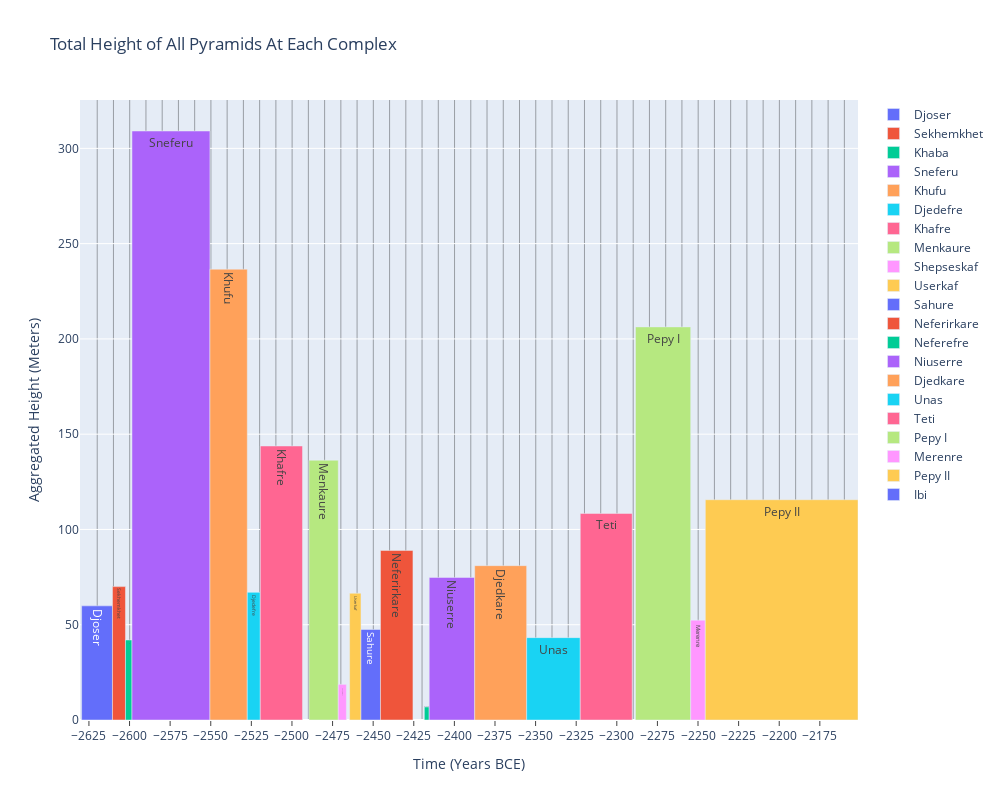

Write notebook code for a chart like this one.
### Code cell
import plotly.graph_objects as go

com_tl = tl.copy()

# Eliminate Sneferu's complex division
sneferu_end = com_tl[com_tl['pyramid_complex'] == "Sneferu 2"].end_of_reign.item()
sneferu_length = com_tl[com_tl['pyramid_complex'] == "Sneferu 1"].start_of_reign.item() - sneferu_end
com_tl.loc[com_tl['pyramid_complex'] == "Sneferu 1", ['end_of_reign']] = sneferu_end
com_tl.loc[com_tl['pyramid_complex'] == "Sneferu 1", ['length_of_reign']] = sneferu_length
com_tl['pyramid_complex'] = com_tl['pyramid_complex'].replace(r'Sneferu *[0-9]', 'Sneferu', regex=True)

# Get the groups with relevant data
com_heights = com_tl.groupby(['pyramid_complex'], sort=False, as_index=False).agg({
    'start_of_reign': 'first',
    'end_of_reign': 'first',
    'length_of_reign': 'first',
    'height': 'sum'
})
com_heights['start_of_reign'] = -com_heights['start_of_reign']
com_heights['end_of_reign'] = -com_heights['end_of_reign']


# Select random colors for each complex
# String below copied from the output of an error, which listed valid CSS colors
colors = 'aliceblue, antiquewhite, aqua, aquamarine, azure, beige, bisque, black, blanchedalmond, blue, blueviolet, brown, burlywood, cadetblue, chartreuse, chocolate, coral, cornflowerblue, cornsilk, crimson, cyan, darkblue, darkcyan, darkgoldenrod, darkgray, darkgrey, darkgreen, darkkhaki, darkmagenta, darkolivegreen, darkorange, darkorchid, darkred, darksalmon, darkseagreen, darkslateblue, darkslategray, darkslategrey, darkturquoise, darkviolet, deeppink, deepskyblue, dimgray, dimgrey, dodgerblue, firebrick, floralwhite, forestgreen, fuchsia, gainsboro, ghostwhite, gold, goldenrod, gray, grey, green, greenyellow, honeydew, hotpink, indianred, indigo, ivory, khaki, lavender, lavenderblush, lawngreen, lemonchiffon, lightblue, lightcoral, lightcyan, lightgoldenrodyellow, lightgray, lightgrey, lightgreen, lightpink, lightsalmon, lightseagreen, lightskyblue, lightslategray, lightslategrey, lightsteelblue, lightyellow, lime, limegreen, linen, magenta, maroon, mediumaquamarine, mediumblue, mediumorchid, mediumpurple, mediumseagreen, mediumslateblue, mediumspringgreen, mediumturquoise, mediumvioletred, midnightblue, mintcream, mistyrose, moccasin, navajowhite, navy, oldlace, olive, olivedrab, orange, orangered, orchid, palegoldenrod, palegreen, paleturquoise, palevioletred, papayawhip, peachpuff, peru, pink, plum, powderblue, purple, red, rosybrown, royalblue, rebeccapurple, saddlebrown, salmon, sandybrown, seagreen, seashell, sienna, silver, skyblue, slateblue, slategray, slategrey, snow, springgreen, steelblue, tan, teal, thistle, tomato, turquoise, violet, wheat, white, whitesmoke, yellow, yellowgreen'.split(', ')
choices = np.random.default_rng().choice(len(colors), len(com_heights), replace=False)

# Create figure
figure = go.Figure()

# Add each bar individually as a trace
for complex, start, end, reign, height in com_heights.values:
    figure.add_trace(
        go.Bar(
            x=[start],
            y=[height],
            width=[reign],
            text=[complex],
            name=complex,
            offset=0.5,
            customdata=[complex, start, end, reign, height],
            hovertemplate='<br>'.join([
                'Pyramid Complex: %{customdata[0]}',
                'Reign: %{customdata[1]} - %{customdata[2]} BCE',
                'Length of Reign: %{customdata[3]} Years',
                'Agg. Height: %{customdata[4]} m',
                '<extra></extra>'
            ])
        )
    )
figure.update_xaxes(
    title_text='Time (Years BCE)',
    minor={'showgrid': True, 'dtick': 10, 'tick0': 0.1})
figure.update_yaxes(title_text='Aggregated Height (Meters)')
figure.update_layout(
    autosize=False,
    width=1000,
    height=800,
    title={'text': 'Total Height of All Pyramids At Each Complex'},
    xaxis={
        'tickvals': [i for i in range(-2700, -2100, 25)],
        'tickmode': 'array',
        'showticklabels': True,
        'ticks': 'outside',
        'ticklen': 5
    }
)
figure.show()

# NOTE: They want to see Ibi on this timeline, however his start and end are not listed, so
# he cannot be placed anywhere

# NOTE: Nebka also missing because there is no height listed for his pyramid (decided we won't include him)

### Figure 1 — Plotly figure (JSON) as saved in the notebook; plotly's stock layout.template omitted (floating-point values rounded to 4 significant figures)
{"data": [{"customdata": ["Djoser", -2630, -2611, 19, 59.9], "hovertemplate": "Pyramid Complex: %{customdata[0]}<br>Reign: %{customdata[1]} - %{customdata[2]} BCE<br>Length of Reign: %{customdata[3]} Years<br>Agg. Height: %{customdata[4]} m<br><extra></extra>", "name": "Djoser", "offset": 0.5, "text": ["Djoser"], "type": "bar", "width": [19], "x": [-2630], "y": [59.9]}, {"customdata": ["Sekhemkhet", -2611, -2603, 8, 70], "hovertemplate": "Pyramid Complex: %{customdata[0]}<br>Reign: %{customdata[1]} - %{customdata[2]} BCE<br>Length of Reign: %{customdata[3]} Years<br>Agg. Height: %{customdata[4]} m<br><extra></extra>", "name": "Sekhemkhet", "offset": 0.5, "text": ["Sekhemkhet"], "type": "bar", "width": [8], "x": [-2611], "y": [70]}, {"customdata": ["Khaba", -2603, -2599, 4, 42], "hovertemplate": "Pyramid Complex: %{customdata[0]}<br>Reign: %{customdata[1]} - %{customdata[2]} BCE<br>Length of Reign: %{customdata[3]} Years<br>Agg. Height: %{customdata[4]} m<br><extra></extra>", "name": "Khaba", "offset": 0.5, "text": ["Khaba"], "type": "bar", "width": [4], "x": [-2603], "y": [42]}, {"customdata": ["Sneferu", -2599, -2551, 48, 309.1], "hovertemplate": "Pyramid Complex: %{customdata[0]}<br>Reign: %{customdata[1]} - %{customdata[2]} BCE<br>Length of Reign: %{customdata[3]} Years<br>Agg. Height: %{customdata[4]} m<br><extra></extra>", "name": "Sneferu", "offset": 0.5, "text": ["Sneferu"], "type": "bar", "width": [48], "x": [-2599], "y": [309.1]}, {"customdata": ["Khufu", -2551, -2528, 23, 236.6], "hovertemplate": "Pyramid Complex: %{customdata[0]}<br>Reign: %{customdata[1]} - %{customdata[2]} BCE<br>Length of Reign: %{customdata[3]} Years<br>Agg. Height: %{customdata[4]} m<br><extra></extra>", "name": "Khufu", "offset": 0.5, "text": ["Khufu"], "type": "bar", "width": [23], "x": [-2551], "y": [236.6]}, {"customdata": ["Djedefre", -2528, -2520, 8, 67], "hovertemplate": "Pyramid Complex: %{customdata[0]}<br>Reign: %{customdata[1]} - %{customdata[2]} BCE<br>Length of Reign: %{customdata[3]} Years<br>Agg. Height: %{customdata[4]} m<br><extra></extra>", "name": "Djedefre", "offset": 0.5, "text": ["Djedefre"], "type": "bar", "width": [8], "x": [-2528], "y": [67]}, {"customdata": ["Khafre", -2520, -2494, 26, 143.8], "hovertemplate": "Pyramid Complex: %{customdata[0]}<br>Reign: %{customdata[1]} - %{customdata[2]} BCE<br>Length of Reign: %{customdata[3]} Years<br>Agg. Height: %{customdata[4]} m<br><extra></extra>", "name": "Khafre", "offset": 0.5, "text": ["Khafre"], "type": "bar", "width": [26], "x": [-2520], "y": [143.8]}, {"customdata": ["Menkaure", -2490, -2472, 18, 136.3], "hovertemplate": "Pyramid Complex: %{customdata[0]}<br>Reign: %{customdata[1]} - %{customdata[2]} BCE<br>Length of Reign: %{customdata[3]} Years<br>Agg. Height: %{customdata[4]} m<br><extra></extra>", "name": "Menkaure", "offset": 0.5, "text": ["Menkaure"], "type": "bar", "width": [18], "x": [-2490], "y": [136.3]}, {"customdata": ["Shepseskaf", -2472, -2467, 5, 18.7], "hovertemplate": "Pyramid Complex: %{customdata[0]}<br>Reign: %{customdata[1]} - %{customdata[2]} BCE<br>Length of Reign: %{customdata[3]} Years<br>Agg. Height: %{customdata[4]} m<br><extra></extra>", "name": "Shepseskaf", "offset": 0.5, "text": ["Shepseskaf"], "type": "bar", "width": [5], "x": [-2472], "y": [18.7]}, {"customdata": ["Userkaf", -2465, -2458, 7, 66.5], "hovertemplate": "Pyramid Complex: %{customdata[0]}<br>Reign: %{customdata[1]} - %{customdata[2]} BCE<br>Length of Reign: %{customdata[3]} Years<br>Agg. Height: %{customdata[4]} m<br><extra></extra>", "name": "Userkaf", "offset": 0.5, "text": ["Userkaf"], "type": "bar", "width": [7], "x": [-2465], "y": [66.5]}, {"customdata": ["Sahure", -2458, -2446, 12, 47.5], "hovertemplate": "Pyramid Complex: %{customdata[0]}<br>Reign: %{customdata[1]} - %{customdata[2]} BCE<br>Length of Reign: %{customdata[3]} Years<br>Agg. Height: %{customdata[4]} m<br><extra></extra>", "name": "Sahure", "offset": 0.5, "text": ["Sahure"], "type": "bar", "width": [12], "x": [-2458], "y": [47.5]}, {"customdata": ["Neferirkare", -2446, -2426, 20, 89], "hovertemplate": "Pyramid Complex: %{customdata[0]}<br>Reign: %{customdata[1]} - %{customdata[2]} BCE<br>Length of Reign: %{customdata[3]} Years<br>Agg. Height: %{customdata[4]} m<br><extra></extra>", "name": "Neferirkare", "offset": 0.5, "text": ["Neferirkare"], "type": "bar", "width": [20], "x": [-2446], "y": [89]}, {"customdata": ["Neferefre", -2419, -2416, 3, 6.85], "hovertemplate": "Pyramid Complex: %{customdata[0]}<br>Reign: %{customdata[1]} - %{customdata[2]} BCE<br>Length of Reign: %{customdata[3]} Years<br>Agg. Height: %{customdata[4]} m<br><extra></extra>", "name": "Neferefre", "offset": 0.5, "text": ["Neferefre"], "type": "bar", "width": [3], "x": [-2419], "y": [6.85]}, {"customdata": ["Niuserre", -2416, -2388, 28, 74.82], "hovertemplate": "Pyramid Complex: %{customdata[0]}<br>Reign: %{customdata[1]} - %{customdata[2]} BCE<br>Length of Reign: %{customdata[3]} Years<br>Agg. Height: %{customdata[4]} m<br><extra></extra>", "name": "Niuserre", "offset": 0.5, "text": ["Niuserre"], "type": "bar", "width": [28], "x": [-2416], "y": [74.82]}, {"customdata": ["Djedkare", -2388, -2356, 32, 81], "hovertemplate": "Pyramid Complex: %{customdata[0]}<br>Reign: %{customdata[1]} - %{customdata[2]} BCE<br>Length of Reign: %{customdata[3]} Years<br>Agg. Height: %{customdata[4]} m<br><extra></extra>", "name": "Djedkare", "offset": 0.5, "text": ["Djedkare"], "type": "bar", "width": [32], "x": [-2388], "y": [81]}, {"customdata": ["Unas", -2356, -2323, 33, 43.23], "hovertemplate": "Pyramid Complex: %{customdata[0]}<br>Reign: %{customdata[1]} - %{customdata[2]} BCE<br>Length of Reign: %{customdata[3]} Years<br>Agg. Height: %{customdata[4]} m<br><extra></extra>", "name": "Unas", "offset": 0.5, "text": ["Unas"], "type": "bar", "width": [33], "x": [-2356], "y": [43.23]}, {"customdata": ["Teti", -2323, -2291, 32, 108.4], "hovertemplate": "Pyramid Complex: %{customdata[0]}<br>Reign: %{customdata[1]} - %{customdata[2]} BCE<br>Length of Reign: %{customdata[3]} Years<br>Agg. Height: %{customdata[4]} m<br><extra></extra>", "name": "Teti", "offset": 0.5, "text": ["Teti"], "type": "bar", "width": [32], "x": [-2323], "y": [108.4]}, {"customdata": ["Pepy I", -2289, -2255, 34, 206.3], "hovertemplate": "Pyramid Complex: %{customdata[0]}<br>Reign: %{customdata[1]} - %{customdata[2]} BCE<br>Length of Reign: %{customdata[3]} Years<br>Agg. Height: %{customdata[4]} m<br><extra></extra>", "name": "Pepy I", "offset": 0.5, "text": ["Pepy I"], "type": "bar", "width": [34], "x": [-2289], "y": [206.3]}, {"customdata": ["Merenre", -2255, -2246, 9, 52.4], "hovertemplate": "Pyramid Complex: %{customdata[0]}<br>Reign: %{customdata[1]} - %{customdata[2]} BCE<br>Length of Reign: %{customdata[3]} Years<br>Agg. Height: %{customdata[4]} m<br><extra></extra>", "name": "Merenre", "offset": 0.5, "text": ["Merenre"], "type": "bar", "width": [9], "x": [-2255], "y": [52.4]}, {"customdata": ["Pepy II", -2246, -2152, 94, 115.6], "hovertemplate": "Pyramid Complex: %{customdata[0]}<br>Reign: %{customdata[1]} - %{customdata[2]} BCE<br>Length of Reign: %{customdata[3]} Years<br>Agg. Height: %{customdata[4]} m<br><extra></extra>", "name": "Pepy II", "offset": 0.5, "text": ["Pepy II"], "type": "bar", "width": [94], "x": [-2246], "y": [115.6]}, {"customdata": ["Ibi", null, null, 2.083, 30], "hovertemplate": "Pyramid Complex: %{customdata[0]}<br>Reign: %{customdata[1]} - %{customdata[2]} BCE<br>Length of Reign: %{customdata[3]} Years<br>Agg. Height: %{customdata[4]} m<br><extra></extra>", "name": "Ibi", "offset": 0.5, "text": ["Ibi"], "type": "bar", "width": [2.083], "x": [null], "y": [30]}], "layout": {"autosize": false, "height": 800, "title": {"text": "Total Height of All Pyramids At Each Complex"}, "width": 1000, "xaxis": {"minor": {"dtick": 10, "showgrid": true, "tick0": 0.1}, "showticklabels": true, "ticklen": 5, "tickmode": "array", "ticks": "outside", "tickvals": [-2700, -2675, -2650, -2625, -2600, -2575, -2550, -2525, -2500, -2475, -2450, -2425, -2400, -2375, -2350, -2325, -2300, -2275, -2250, -2225, -2200, -2175, -2150, -2125], "title": {"text": "Time (Years BCE)"}}, "yaxis": {"title": {"text": "Aggregated Height (Meters)"}}}}
